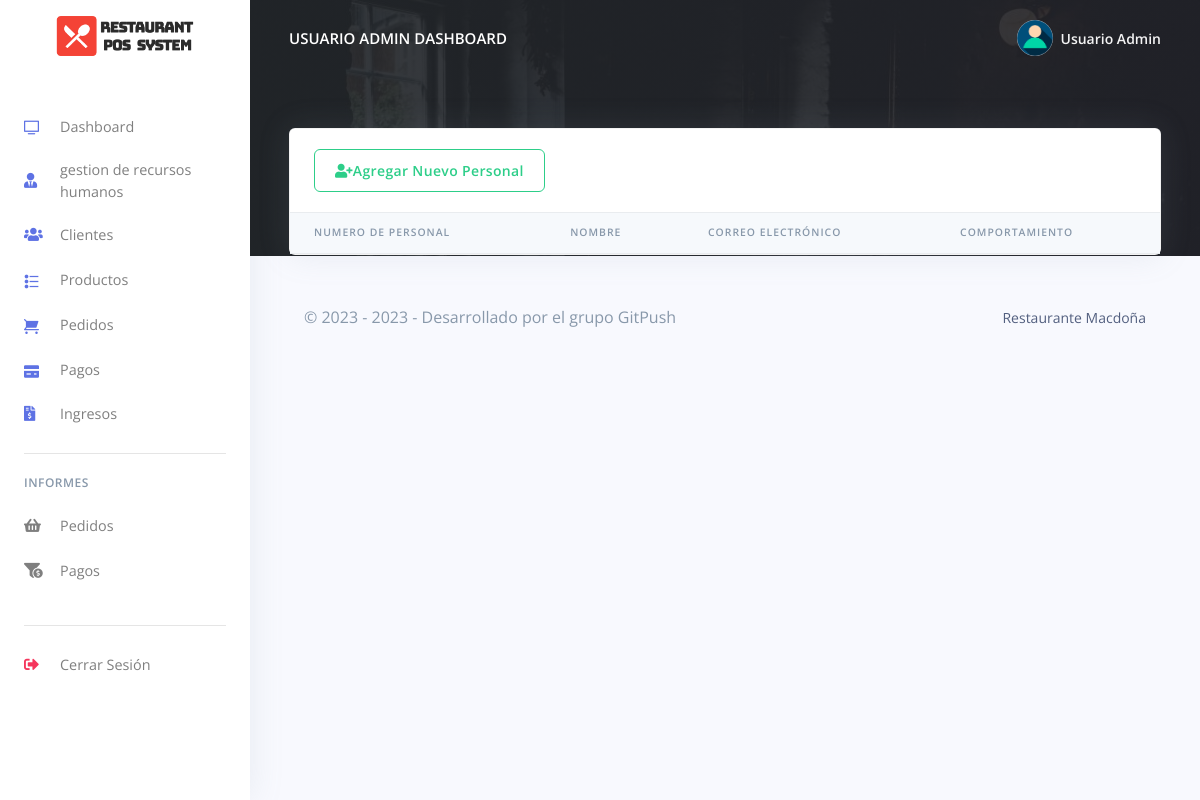
Before: /Restro/admin/hrm.php (signed in) with the older database file.
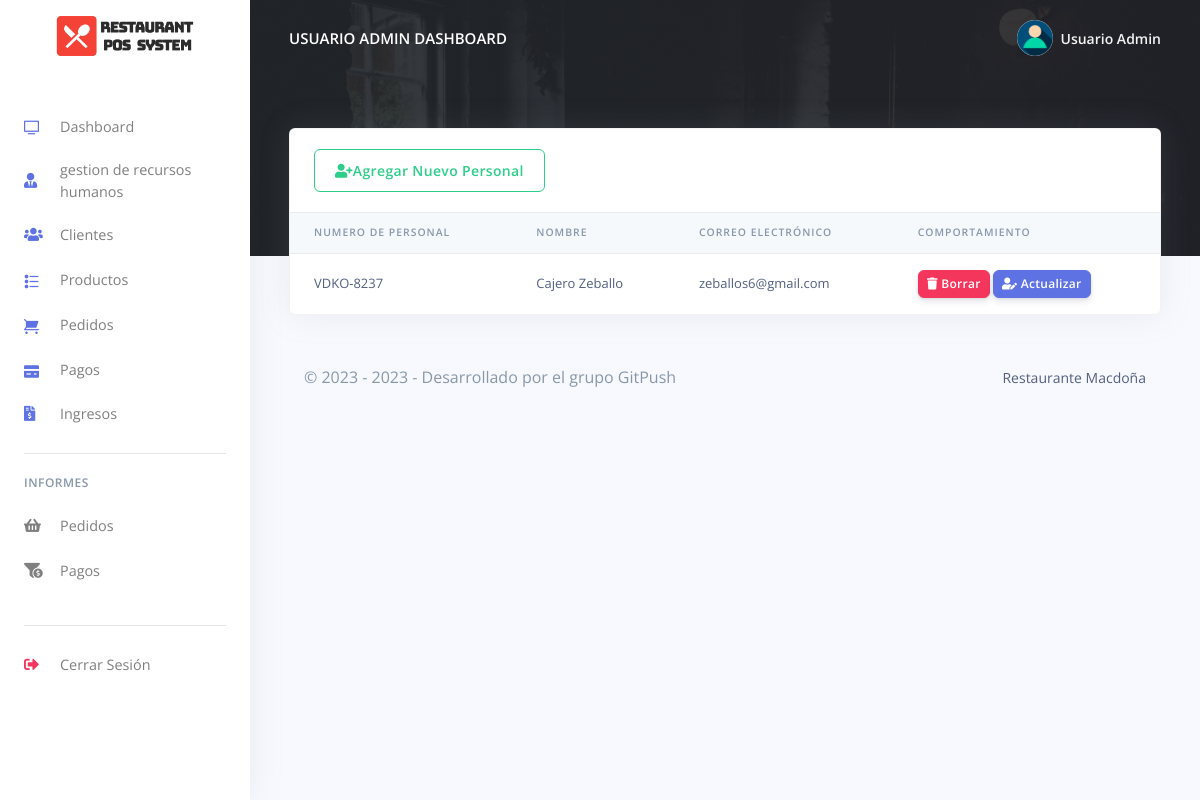
After: the same page with the newer database file.
### tables this page shows
CREATE TABLE `rpos_admin` (
  `admin_id` varchar(200) NOT NULL,
  `admin_name` varchar(200) NOT NULL,
  `admin_email` varchar(200) NOT NULL,
  `admin_password` varchar(200) NOT NULL
);

CREATE TABLE `rpos_personal` (
  `personal_id` int(20) NOT NULL,
  `personal_nombre` varchar(200) NOT NULL,
  `personal_num` varchar(200) NOT NULL,
  `personal_email` varchar(200) NOT NULL,
  `personal_password` varchar(200) NOT NULL,
  `created_at` timestamp(6) NOT NULL DEFAULT current_timestamp(6) ON UPDATE current_timestamp(6)
);

### Restro/admin/hrm.php (the view, shortened to what the changed rows need)
<?php
include('config/config.php');
require_once('partials/_head.php');
?>
<body>
  <?php
  require_once('partials/_sidebar.php');
  ?>
  <div class="main-content">
    <?php
    require_once('partials/_topnav.php');
    ?>
    <div class="container-fluid mt--8">
      <div class="row">
        <div class="col">
          <div class="card shadow">
            <div class="table-responsive">
              <table class="table align-items-center table-flush">
                <thead class="thead-light">
                  <tr>
                    <th scope="col">NUMERO DE PERSONAL</th>
                    <th scope="col">NOMBRE</th>
                    <th scope="col">CORREO ELECTRÓNICO</th>
                    <th scope="col">COMPORTAMIENTO</th>
                  </tr>
                </thead>
                <tbody>
                  <?php
                  $ret = "SELECT * FROM  rpos_personal ";
                  $stmt = $mysqli->prepare($ret);
                  $stmt->execute();
                  $res = $stmt->get_result();
                  while ($staff = $res->fetch_object()) {
                  ?>
                    <tr>
                      <td><?php echo $staff->personal_num; ?></td>
                      <td><?php echo $staff->personal_nombre; ?></td>
                      <td><?php echo $staff->personal_email; ?></td>
                      <td>
                        <a href="hrm.php?delete=<?php echo $staff->personal_id; ?>">
                          <button class="btn btn-sm btn-danger">
                            <i class="fas fa-trash"></i>
                            Borrar
                          </button>
                        </a>
                        <a href="update_staff.php?update=<?php echo $staff->personal_id; ?>">
                          <button class="btn btn-sm btn-primary">
                            <i class="fas fa-user-edit"></i>
                            Actualizar
                          </button>
                        </a>
                      </td>
                    </tr>
                  <?php } ?>
                </tbody>
              </table>
            </div>
          </div>
        </div>
      </div>
    </div>
  </div>
</body>
</html>

### Restro/admin/partials/_sidebar.php (shortened to what the changed rows need)
<?php
$admin_id = $_SESSION['admin_id'];
$ret = "SELECT * FROM  rpos_admin  WHERE admin_id = '$admin_id'";
$stmt = $mysqli->prepare($ret);
$stmt->execute();
$res = $stmt->get_result();
while ($admin = $res->fetch_object()) {
?>
  <nav class="navbar navbar-vertical fixed-left navbar-expand-md navbar-light bg-white" id="sidenav-main">
    <div class="container-fluid">
      <a class="navbar-brand pt-0" href="dashboard.php">
        <img src="assets/img/brand/repos.png" class="navbar-brand-img" alt="...">
      </a>
      <div class="collapse navbar-collapse" id="sidenav-collapse-main">
        <ul class="navbar-nav">
          <li class="nav-item">
            <a class="nav-link" href="dashboard.php">
              <i class="ni ni-tv-2 text-primary"></i> Dashboard
            </a>
          </li>
          <li class="nav-item">
            <a class="nav-link" href="hrm.php">
              <i class="fas fa-user-tie text-primary"></i> gestion de recursos humanos
            </a>
          </li>
          <li class="nav-item">
            <a class="nav-link" href="customes.php">
              <i class="fas fa-users text-primary"></i> Clientes
            </a>
          </li>
          <li class="nav-item">
            <a class="nav-link" href="products.php">
              <i class="ni ni-bullet-list-67 text-primary"></i>Productos
            </a>
          </li>
          <li class="nav-item">
            <a class="nav-link" href="orders.php">
              <i class="ni ni-cart text-primary"></i> Pedidos
            </a>
          </li>
          <li class="nav-item">
            <a class="nav-link" href="payments.php">
              <i class="ni ni-credit-card text-primary"></i> Pagos
            </a>
          </li>
          <li class="nav-item">
            <a class="nav-link" href="receipts.php">
              <i class="fas fa-file-invoice-dollar text-primary"></i> Ingresos
            </a>
          </li>
        </ul>
        <hr class="my-3">
        <h6 class="navbar-heading text-muted">Informes</h6>
        <ul class="navbar-nav mb-md-3">
          <li class="nav-item">
            <a class="nav-link" href="orders_reports.php">
              <i class="fas fa-shopping-basket"></i> Pedidos
            </a>
          </li>
          <li class="nav-item">
            <a class="nav-link" href="payments_reports.php">
              <i class="fas fa-funnel-dollar"></i> Pagos
            </a>
          </li>
        </ul>
        <hr class="my-3">
        <ul class="navbar-nav mb-md-3">
          <li class="nav-item">
            <a class="nav-link" href="logout.php">
              <i class="fas fa-sign-out-alt text-danger"></i> Cerrar Sesión
            </a>
          </li>
        </ul>
      </div>
    </div>
  </nav>
<?php } ?>

### Restro/admin/partials/_topnav.php (shortened to what the changed rows need)
<?php
$admin_id = $_SESSION['admin_id'];
$ret = "SELECT * FROM  rpos_admin  WHERE admin_id = '$admin_id'";
$stmt = $mysqli->prepare($ret);
$stmt->execute();
$res = $stmt->get_result();
while ($admin = $res->fetch_object()) {
?>
    <nav class="navbar navbar-top navbar-expand-md navbar-dark" id="navbar-main">
        <div class="container-fluid">
            <a class="h4 mb-0 text-white text-uppercase d-none d-lg-inline-block" href="dashboard.php"><?php echo $admin->admin_name; ?> Dashboard</a>
            <ul class="navbar-nav align-items-center d-none d-md-flex">
                <li class="nav-item dropdown">
                    <a class="nav-link pr-0" href="#" role="button" data-toggle="dropdown" aria-haspopup="true" aria-expanded="false">
                        <div class="media align-items-center">
                            <span class="avatar avatar-sm rounded-circle">
                                <img alt="Image placeholder" src="assets/img/theme/user-a-min.png">
                            </span>
                            <div class="media-body ml-2 d-none d-lg-block">
                                <span class="mb-0 text-sm  font-weight-bold"><?php echo $admin->admin_name; ?></span>
                            </div>
                        </div>
                    </a>
                </li>
            </ul>
        </div>
    </nav>
<?php } ?>

Changed rows visible on the page:
added rpos_personal: personal_num "VDKO-8237", personal_nombre "Cajero Zeballo", personal_email "zeballos6@gmail.com"
